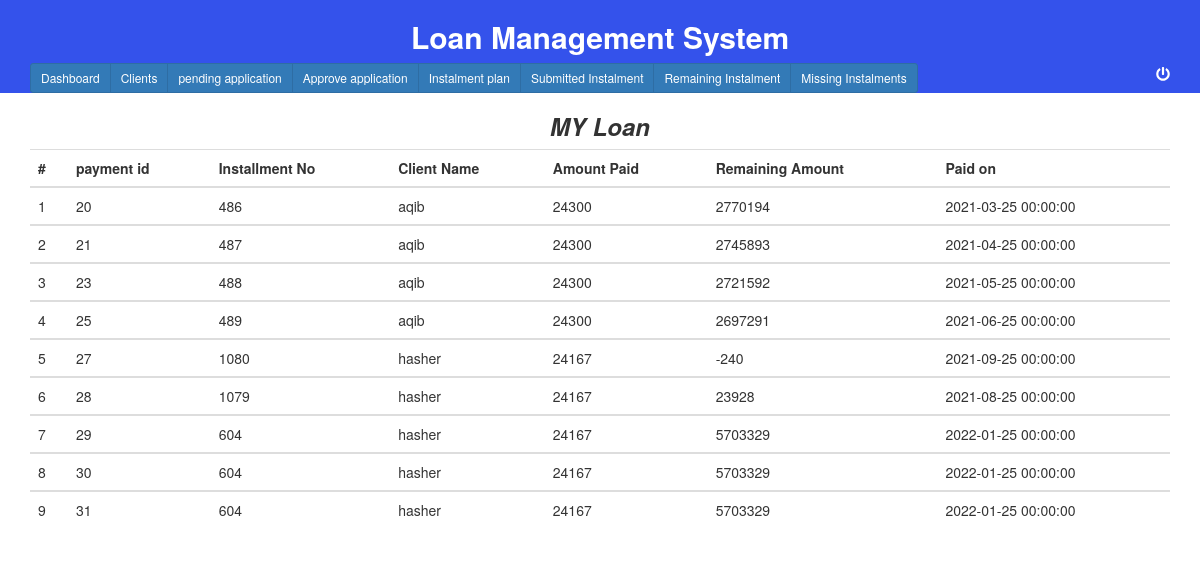
Screenshot of /officer/submittedinstalment.php with the database file from the repository.
### tables this page shows
CREATE TABLE `payment` (
  `pay_id` int(11) NOT NULL,
  `installment_no` int(11) NOT NULL,
  `username` varchar(50) NOT NULL,
  `amount_pay` int(11) NOT NULL,
  `penalty` int(11) DEFAULT NULL,
  `amount_w_penalty` int(11) DEFAULT NULL,
  `remain_amount` int(11) NOT NULL,
  `datecreated` datetime NOT NULL
);

### officer/submittedinstalment.php (the view, shortened to what this page needs)
     <?php
require_once "header.php";
?>
<html>
<head>
</head>
<body>
<?php
	$query="SELECT * FROM payment   ";
		$result= mysqli_query($link,$query);
?>
	<div>
	<div class="container" >
		<table class="table">
<thead>
								<tr>
									<h3 class="text-center">MY Loan </h3>
								</tr>
							</thead>
						 <thead>
							<tr>
							<th class="serial">#</th>
							<th>payment id</th>
							<th>Installment No</th>
							<th> Client Name</th>
							<th>Amount Paid</th>
							<th>Remaining Amount</th>
							<th>Paid on</th>
							 </tr>
						</thead>
						<tbody>
<?php
		$i=1;
	while( $row=mysqli_fetch_assoc($result)){
		$id=$row['pay_id'];
		$instal= $row['installment_no'];
		$username=$row['username'];
		$amount_pay=$row['amount_pay'];
		$remain_amount=$row['remain_amount'];
		$date=$row['datecreated'];
?>
		<tr>
							<td class="serial"><?php echo $i++; ?></td>
							<td><?Php echo $id; ?></td>
							<td><?Php echo $instal;?></td>
							<td><?Php echo $username ;?></td>
							<td><?Php echo $amount_pay;?></td>
							<td><?Php echo $remain_amount ;?></td>
							<td><?Php echo $date;?></td>
							</tr></tbody><?Php	}?>
				   </div>

### style.css (style rules this page uses)
body { width: 100%; }
h3 { font-weight: bold; text-align: center; font-style: italic; }

### rows the page displays
payment: pay_id "20", installment_no "486", username "aqib", amount_pay "24300", remain_amount "2770194", datecreated "2021-03-25 00:00:00"
payment: pay_id "21", installment_no "487", username "aqib", amount_pay "24300", remain_amount "2745893", datecreated "2021-04-25 00:00:00"
payment: pay_id "23", installment_no "488", username "aqib", amount_pay "24300", remain_amount "2721592", datecreated "2021-05-25 00:00:00"
payment: pay_id "25", installment_no "489", username "aqib", amount_pay "24300", remain_amount "2697291", datecreated "2021-06-25 00:00:00"
payment: pay_id "27", installment_no "1080", username "hasher", amount_pay "24167", remain_amount "-240", datecreated "2021-09-25 00:00:00"
payment: pay_id "28", installment_no "1079", username "hasher", amount_pay "24167", remain_amount "23928", datecreated "2021-08-25 00:00:00"
payment: pay_id "29", installment_no "604", username "hasher", amount_pay "24167", remain_amount "5703329", datecreated "2022-01-25 00:00:00"
payment: pay_id "30", installment_no "604", username "hasher", amount_pay "24167", remain_amount "5703329", datecreated "2022-01-25 00:00:00"
payment: pay_id "31", installment_no "604", username "hasher", amount_pay "24167", remain_amount "5703329", datecreated "2022-01-25 00:00:00"
